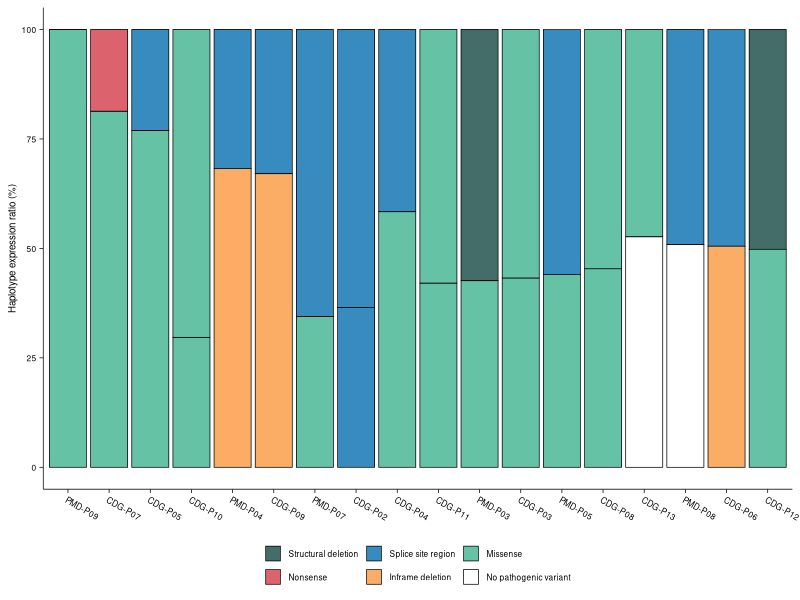

Write the R code that produced this figure.
#!/usr/bin/env Rscript

# Author: Robert Wang (Xing Lab)
# Date: 2025.03.01
# Supplementary Figure 5a

# Expression ratios for haplotypes carrying pathogenic variants based on TEQUILA-seq data on previously diagnosed patients. 
# The expression ratio for a haplotype is calculated as the number of reads assigned to that haplotype divided by the total 
# number of reads assigned across both haplotypes. Variants located in the -3 to +6 region of the donor splice site or the 
# -20 to +3 region of the acceptor splice site were classified as "splice site region" variants. For plotting purposes, we
# represented the complex NUBPL haplotype (NM_025152.3:c.166G>A, p.Gly56Arg + c.815-27T>C) in patient PMD-P07 by the missense
# variant alone.

# =====================================================================================================================
#                                                      LIBRARIES 
# =====================================================================================================================

# Load required libraries
suppressMessages(library(dplyr))
suppressMessages(library(ggplot2))
suppressMessages(library(tidyr))

# =====================================================================================================================
#                                                        MAIN
# =====================================================================================================================

# Establish working directories and file paths
workdir <- "/mnt/isilon/lin_lab_share/STRIPE"
outfile <- file.path(workdir, "manuscript/Revisions/20250228/Supplementary_Figures/Figure_S5/Figure_S5.pdf")

# Construct a dataframe with read counts for haplotypes carrying pathogenic variants in previously diagnosed patients.
df <- tibble(
    Sample_ID = c("CDG-P02", "CDG-P03", "CDG-P04", "CDG-P05", "CDG-P06", "CDG-P07", "CDG-P08", "CDG-P09", "CDG-P10",
        "CDG-P11", "CDG-P12", "CDG-P13", "PMD-P03", "PMD-P04", "PMD-P05", "PMD-P07", "PMD-P08", "PMD-P09"),
    Count1 = c(534, 407, 1788, 1012, 1489, 279, 401, 782, 3137, 3587, 8380, 2575, 622, 2228, 3329, 1017, 830, 1217),
    Count2 = c(928, 534, 2507, 303, 1519, 64, 483, 1592, 7431, 4936, 8309, 2862, 462, 1038, 4231, 1933, 859, 0),
    Class1 = c("Splice site region", "Missense", "Splice site region", "Missense", "Splice site region", "Missense",
        "Missense", "Splice site region", "Missense", "Missense", "Structural deletion", "Missense", 
        "Structural deletion", "Inframe deletion", "Missense", "Missense", "Splice site region", "Missense"),
    Class2 = c("Splice site region", "Missense", "Missense", "Splice site region", "Inframe deletion", "Nonsense",
        "Missense", "Inframe deletion", "Missense", "Missense", "Missense", "No pathogenic variant", "Missense",
        "Splice site region", "Splice site region", "Splice site region", "No pathogenic variant", "Structural deletion")
) %>% mutate(Ratio1 = Count1/(Count1+Count2), Ratio2 = Count2/(Count1+Count2), Index = pmin(Count1, Count2)/(Count1+Count2))
df$Sample_ID <- factor(df$Sample_ID, levels = df %>% arrange(Index) %>% pull(Sample_ID))
df <- bind_rows(df %>% select(Sample_ID, Class1, Ratio1) %>% setNames(c("Sample_ID", "Class", "Ratio")), 
    df %>% select(Sample_ID, Class2, Ratio2) %>% setNames(c("Sample_ID", "Class", "Ratio"))) %>% 
    mutate(Class = factor(Class, levels = c("Structural deletion", "Nonsense", "Splice site region",
    "Inframe deletion", "Missense", "No pathogenic variant")))

# Plot expression ratios for haplotypes carrying pathogenic variants based on TEQUILA-seq data on previously diagnosed patients
p <- ggplot(df, aes(x = Sample_ID, y = Ratio * 100, fill = Class)) + geom_bar(stat = "identity", position = "stack", color = "black", linewidth = 0.25) +
    theme_classic() + theme(panel.grid.major = element_blank(), panel.grid.minor = element_blank(), panel.background = element_blank(), 
    axis.text.x = element_text(color = "black", size = 6, angle = -30, hjust = 0), axis.title.y = element_text(color = "black", size = 7), 
    axis.text.y = element_text(color = "black", size = 6), axis.ticks = element_line(color = "black", linewidth = 0.25), axis.title.x = element_blank(), 
    axis.line = element_line(color = "black", linewidth = 0.25), legend.title = element_blank(), legend.text = element_text(color = "black", 
    size = 6), legend.key.size = unit(0.4, 'cm'), legend.position = "bottom") + ylab("Haplotype expression ratio (%)") + 
    scale_fill_manual(values = c("#446C68", "#DC626E", "#388BBF", "#FCAD65", "#66C2A5", "#FFFFFF"))

# Save p to outfile
ggsave(outfile, plot = p, width = 3.75, height = 2.5)